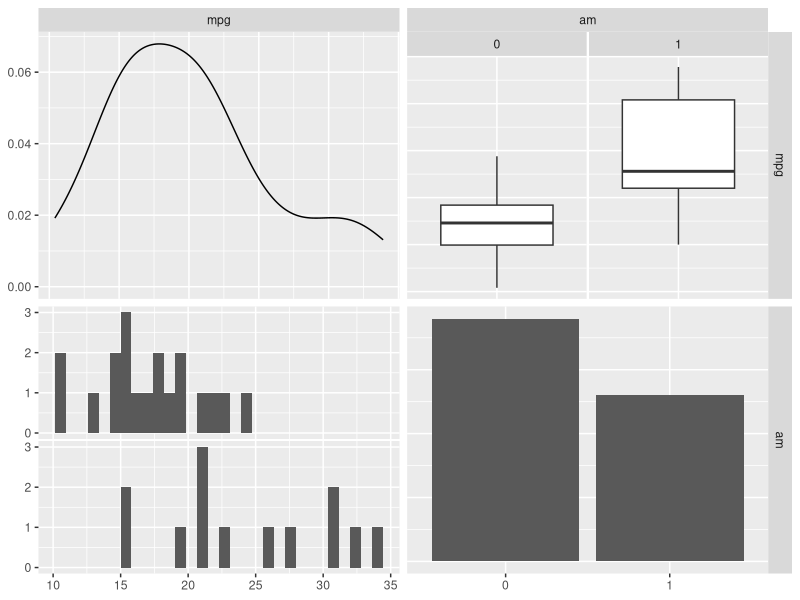
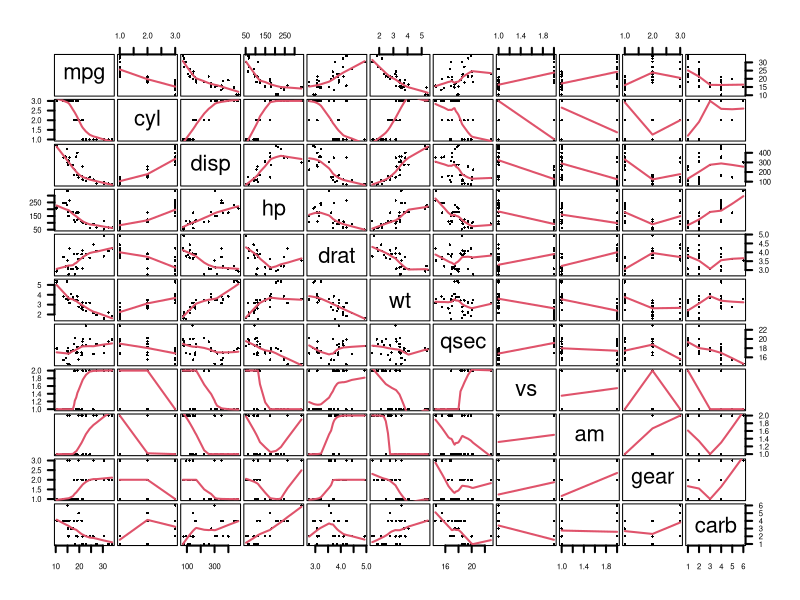
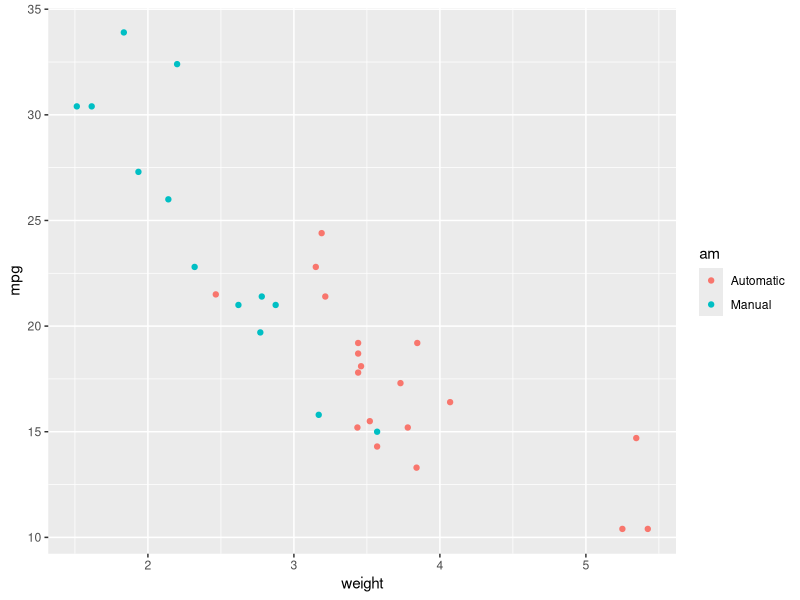
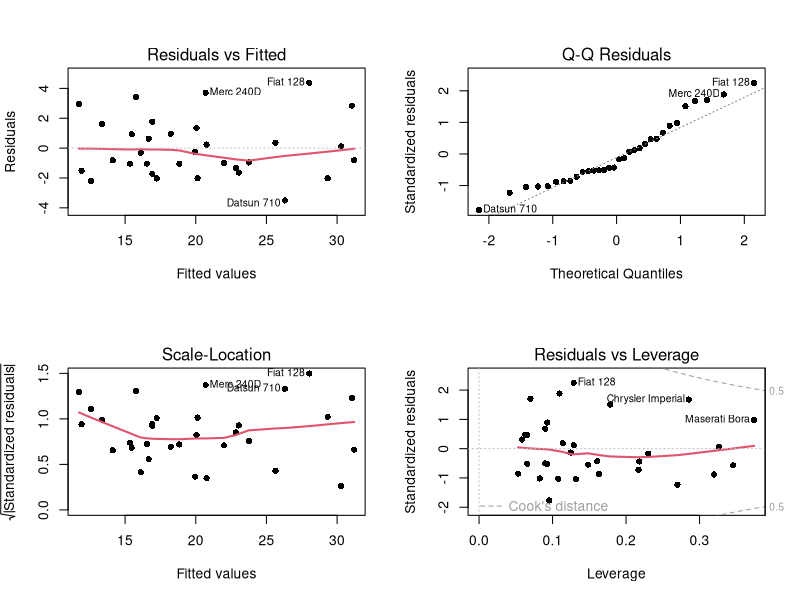

Write R code to recreate these figures, in order.
## ---- chunk 1
library(ggplot2)
data(mtcars)
mtcars[1:3, ]
mtcars$cyl <- as.factor(mtcars$cyl)
mtcars$vs <- as.factor(mtcars$vs)
mtcars$am <- factor(mtcars$am)
mtcars$gear <- factor(mtcars$gear)
mtcars$carb <- factor(mtcars$carb)
attach(mtcars)
## ---- chunk 2
t_result <- t.test(mpg ~ am)
t_result$p.value
t_result$estimate
## ---- chunk 3
mdl <- lm(mpg ~ ., data=mtcars)
## ---- chunk 4
am_int_wt_mdl<-lm(mpg ~ wt + qsec + am + wt:am, data=mtcars)
## ---- chunk 5
am_mdl<-lm(mpg ~ am, data=mtcars)
## ---- chunk 6
anova(am_mdl, mdl, am_int_wt_mdl) 
confint(am_int_wt_mdl)
## ---- chunk 7
summary(am_int_wt_mdl)$coef
## ---- chunk 8
sum((abs(dfbetas(am_int_wt_mdl)))>1)
## ---- chunk 9
library(GGally,quietly = T, warn.conflicts = F) 
ggpairs(data=mtcars,columns=c(1,9),
        upper=list(combo="box"),lower=list(combo="facethist"),
        diag=list(continuous="density",discrete="bar"))
## ---- chunk 10
pairs(mtcars, panel=panel.smooth,pch=16, cex=0.5, gap=0.25, lwd=2, las=1, cex.axis=0.7)

## ---- chunk 11
ggplot(mtcars, aes(x=wt, y=mpg, group=am, color=am, height=3, width=3)) + geom_point() +  
scale_colour_discrete(labels=c("Automatic", "Manual")) + 
xlab("weight")
## ---- chunk 12
par(mfrow = c(2, 2))
plot(am_int_wt_mdl,pch=16,lty=1,lwd=2)
